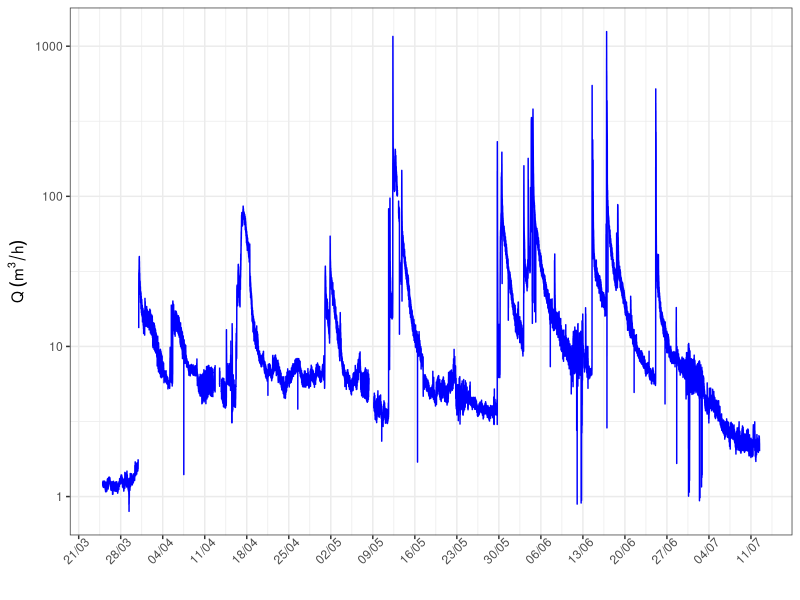
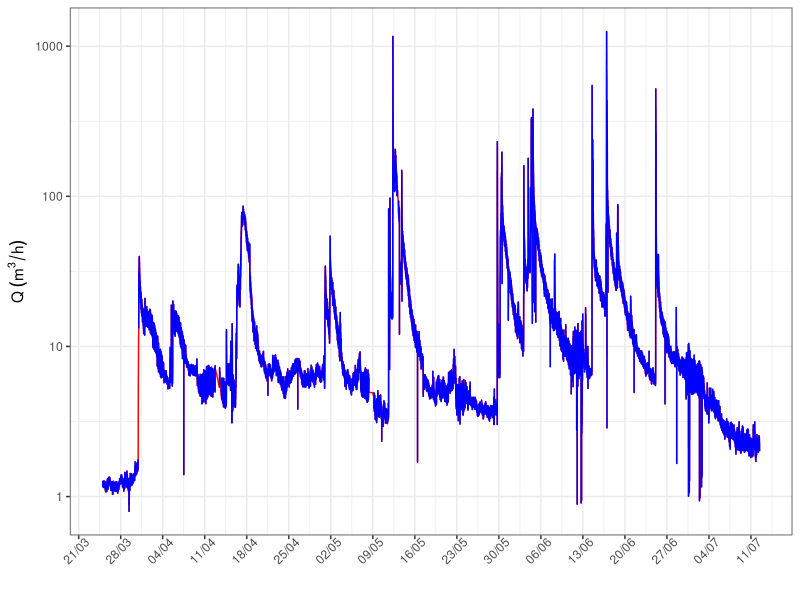
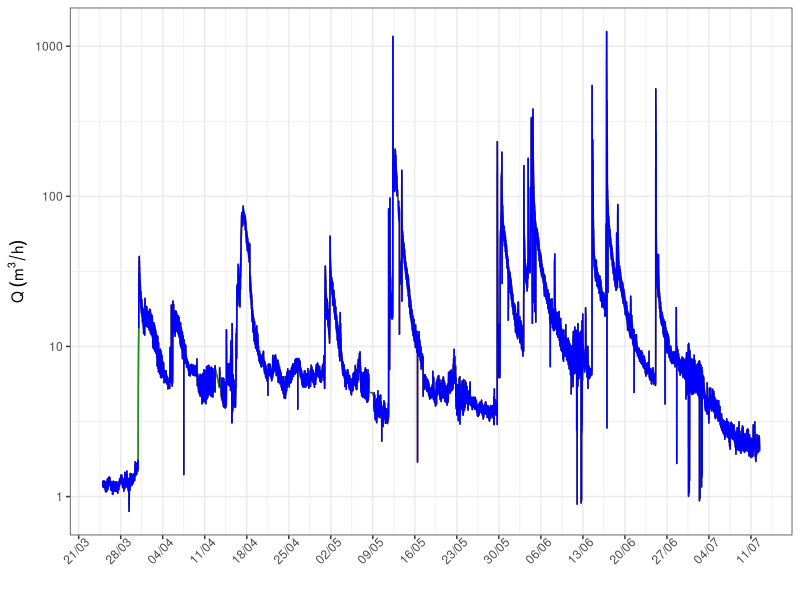
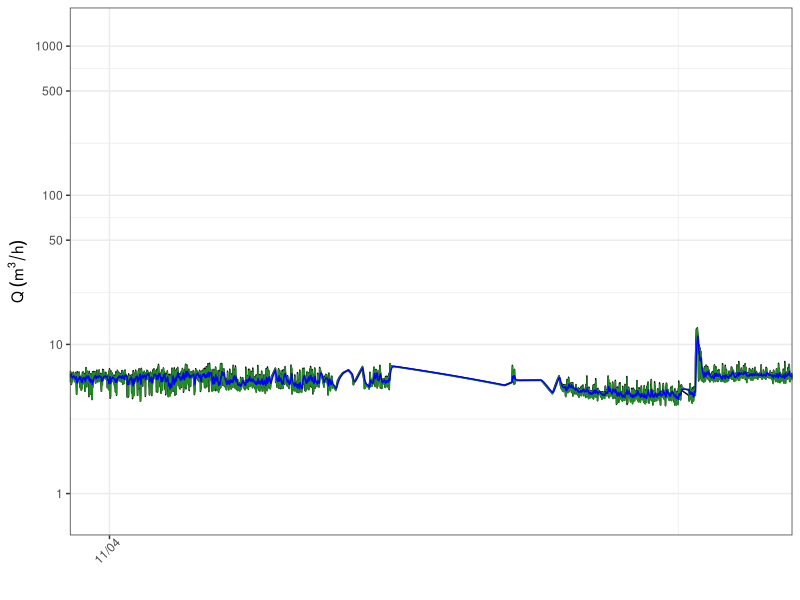
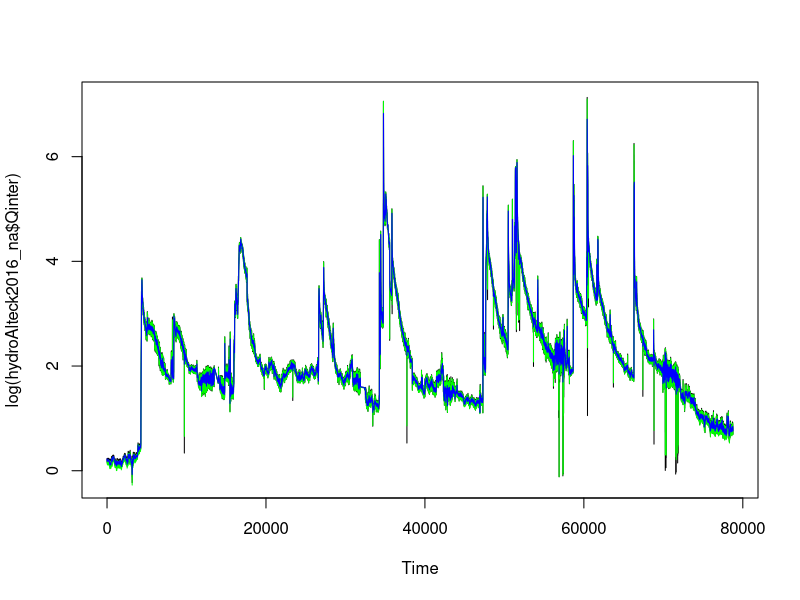

Write the R code that produced these figures, in order.
## ---- chunk 1
knitr::opts_chunk$set(message = FALSE)

Sys.setlocale("LC_ALL", "English")
## ---- chunk 2

# Plotting functions
library("ggplot2")
library("scales")
library("tidyr")

# Interpolation packages
library("zoo")
library("forecast")

## ---- chunk 3
hydroAlteck2016_na = read.csv2("Data/hydroAlteck2016_NAs_R.csv")
hydroAlteck2016_na$Date = as.POSIXct(strptime(hydroAlteck2016_na$Date, "%Y-%m-%d %H:%M", tz="CET"))

head(hydroAlteck2016_na)

altp <- ggplot(hydroAlteck2016_na, aes(x=Date, y=Qna))
altp <- altp + geom_line(colour = "blue") +
  theme_bw() +
  scale_x_datetime(breaks = date_breaks("weeks"), labels = date_format("%d/%m")) +
  theme(axis.text.x=element_text(angle = 45, hjust = 0.75)) +
  xlab("") +
  ylab(expression(paste("Q ",({m}^"3"/h)))) +
  scale_y_continuous(trans=log_trans(), breaks=c(1,10,100,1000))

altp

# + coord_cartesian(xlim = c(as.POSIXct("2016-05-08 23:00:00 CET"), 
#                           as.POSIXct("2016-07-12 23:00:00 CET"))
#                  , ylim = c(0, 100)
#                  ) # no.1
  #scale_x_datetime(breaks = date_breaks("weeks"), labels = date_format("%d/%m"))

## ---- chunk 4

hydroAlteck2016_na$Qapprox = na.approx(hydroAlteck2016_na$Qna)
head(hydroAlteck2016_na)

interpol <- ggplot(hydroAlteck2016_na, aes(Date)) + 
  theme_bw() +
  scale_x_datetime(breaks = date_breaks("weeks"), labels = date_format("%d/%m")) +
  theme(axis.text.x=element_text(angle = 45, hjust = 0.75)) +
  xlab("") +
  ylab(expression(paste("Q ",({m}^"3"/h)))) +
  scale_y_continuous(trans=log_trans(), breaks=c(1,10,100,1000)) +
  geom_line(aes(y = hydroAlteck2016_na$Qapprox), color="red") +
  geom_line(aes(y = hydroAlteck2016_na$Qna), color="blue") # + 
  # coord_cartesian(xlim = c(as.POSIXct("2016-03-29 23:00:00 CET"), as.POSIXct("2016-04-05 00:00:00 CET"))
  #                  , ylim = c(0, 100)
  #                  )  
interpol

                
## ---- chunk 5

# Code for na.StructTS
                
## ---- chunk 6


hydroAlteck2016_na$Qinterp = na.interp(hydroAlteck2016_na$Qna)
head(hydroAlteck2016_na)

interpol <- ggplot(hydroAlteck2016_na, aes(Date)) + 
  theme_bw() +
  scale_x_datetime(breaks = date_breaks("weeks"), labels = date_format("%d/%m")) +
  theme(axis.text.x=element_text(angle = 45, hjust = 0.75)) +
  xlab("") +
  ylab(expression(paste("Q ",({m}^"3"/h)))) +
  scale_y_continuous(trans=log_trans(), breaks=c(1,10,100,1000)) +
  geom_line(aes(y = hydroAlteck2016_na$Qapprox), color="red") +
  geom_line(aes(y = hydroAlteck2016_na$Qinterp), color="forestgreen") +
  geom_line(aes(y = hydroAlteck2016_na$Qna), color="blue") #  + 
  # coord_cartesian(xlim = c(as.POSIXct("2016-03-29 23:00:00 CET"), as.POSIXct("2016-04-05 00:00:00 CET"))
  #                  , ylim = c(0, 100)
  #                  )  
interpol

                
## ---- chunk 7

# plot.ts(hydroAlteck2016_na$Qinter)
Q.HW1mean <- HoltWinters(hydroAlteck2016_na$Qinter, 
                       alpha = 0.2, # If larger, less damping (i.e. more reactive).
                       beta = FALSE, # Controls how the trend adapts
                       gamma = FALSE # Controls adaptation of seasonal values
                       ) 

# Note:
# beta=False and gamma=FALSE gives Exponential Weighted Moving Averages (EWMA)

Q.HW1mean

# Removing the first entry of the original data to merge model
hydroAlteck2016 = hydroAlteck2016_na[2:nrow(hydroAlteck2016_na),]
hydroAlteck2016$Q.HW1 = Q.HW1mean$fitted[,1]

head(hydroAlteck2016)

## ---- chunk 8

Q.HW2mean <- HoltWinters(hydroAlteck2016_na$Qinter, 
                        gamma = FALSE) 

Q.HW2mean
# Note:
# gamma=FALSE gives Double Exponential Smoothing

# Shorten the data set by one more observation
hydroAlteck2016 = hydroAlteck2016[2:nrow(hydroAlteck2016),]
hydroAlteck2016$Q.HW2 = Q.HW2mean$fitted[,1]

head(hydroAlteck2016)

## ---- chunk 9
Qsmooth <- ggplot(hydroAlteck2016, aes(Date)) + 
  theme_bw() +
  scale_x_datetime(breaks = date_breaks("weeks"), labels = date_format("%d/%m")) +
  theme(axis.text.x=element_text(angle = 45, hjust = 0.75)) +
  xlab("") +
  ylab(expression(paste("Q ",({m}^"3"/h)))) +
  scale_y_continuous(trans=log_trans(), breaks=c(1,10, 50, 100, 500,1000)) +
  geom_line(aes(y = hydroAlteck2016$Qinter), color="black") +
  geom_line(aes(y = hydroAlteck2016$Q.HW2), color="forestgreen") +
  geom_line(aes(y = hydroAlteck2016$Q.HW1), color="blue")  + 
   coord_cartesian(xlim = c(as.POSIXct("2016-04-10 23:00:00 CET"), as.POSIXct("2016-04-15 00:00:00 CET"))
  #                  , ylim = c(0, 100)
                    )  
Qsmooth
## ---- chunk 10

Q1.predict <- predict(Q.HW1mean, 
                      n.ahead = 10,
                      prediction.interval = TRUE)

Q1.predict
# Q1.mean$fitted
plot.ts(log(hydroAlteck2016_na$Qinter))
lines(log(Q.HW2mean$fitted[,1]), col="green")
lines(log(Q.HW1mean$fitted[,1]), col="blue")
## ---- chunk 11
struct1 <- StructTS(hydroAlteck2016_na$Qinter, type="level")
if (struct1$code != 0) stop("optimizer did not converge")
print(struct1$coef)

cat("Transitional variance:", struct1$coef["level"],
    "\n", "Observational variance:", struct1$coef["epsilon"],
    "\n", "Initial level:", struct1$model0$a, "\n")
## ---- chunk 12
filt <- KalmanRun(hydroAlteck2016_na$Qinter, struct1$model)
#plot(unlist(filt))
## ---- chunk 13

write.csv2(hydroAlteck2016, "Data/hydroAlteck2016_smooth_R.csv", row.names = FALSE)

